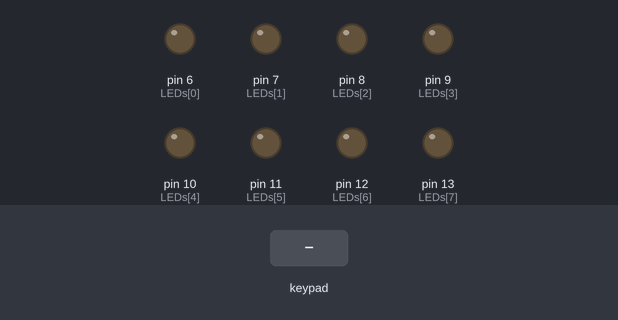
The sketch below on a simulated Arduino Uno, built with avr-gcc and run on an emulated ATmega328P. Shown: output pins drawn as LEDs (lit = HIGH). The inputs (shaded band) are chosen by the test bench.

Above: at 1.2 s.
1.3 s: key '9' pressed
At 2.5 s:
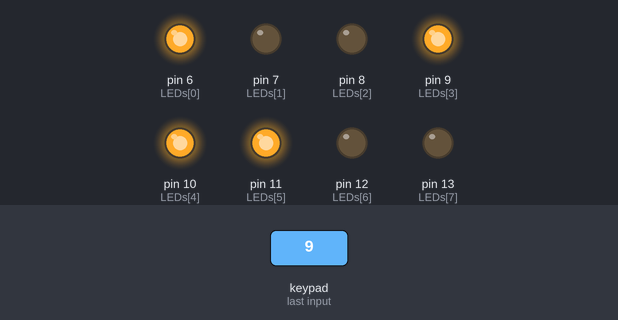
2.8 s: key '0' pressed
At 3.9 s:
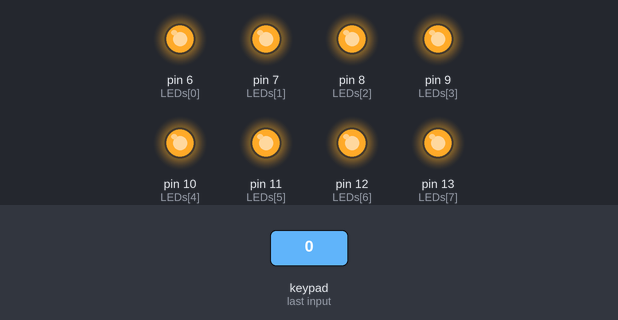
Timing chart, 0 to 5.8 s (numbered marks = the images above; inputs shaded):
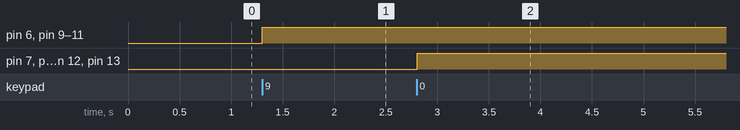

The sketch:

keypad.ino
```cpp
#include <Keypad.h>

byte LEDs[8]={6, 7, 8,9,10,11,12,13};

/* Keypad setup */
const byte KEYPAD_ROWS = 4;
const byte KEYPAD_COLS = 4;
byte rowPins[KEYPAD_ROWS] = {21, 20, 19, 18};  //entrdas
byte colPins[KEYPAD_COLS] = {17,16, 15, 14};  //salidas
char keys[KEYPAD_ROWS][KEYPAD_COLS] = {
  {1, 2, 3, 10},
  {4, 5, 6, 11},
  {7, 8, '9', 12},
  {13, '0', 14, 15}
};

Keypad keypad = Keypad(makeKeymap(keys), rowPins, colPins, KEYPAD_ROWS, KEYPAD_COLS);

void setup()
{
  for(byte i=0;i<8;i++) {
  pinMode(LEDs[i], OUTPUT);  }
}

void loop()
{
  // obtiene tecla presionada y asigna a variable
  char key = keypad.getKey();
  // comprueba que se haya presionado una tecla
  if (key) {
        if (key == '0') {
            key = 255;  }
      digitalWrite(LEDs[0], 1&key>>0);  //
      digitalWrite(LEDs[1], 1&key>>1);  //
      digitalWrite(LEDs[2], 1&key>>2);  //
      digitalWrite(LEDs[3], 1&key>>3);  //
      digitalWrite(LEDs[4], 1&key>>4);  //
      digitalWrite(LEDs[5], 1&key>>5);  //
      digitalWrite(LEDs[6], 1&key>>6);  //
      digitalWrite(LEDs[7], 1&key>>7);  //

  }

}
```

Measured:
- after the input at 1.3 s, pin 6 (LEDs[0]), pin 9 (LEDs[3]), pin 10 (LEDs[4]), pin 11 (LEDs[5]): LOW → HIGH at once
- after the input at 2.8 s, pin 7 (LEDs[1]), pin 8 (LEDs[2]), pin 12 (LEDs[6]), pin 13 (LEDs[7]): LOW → HIGH at once
